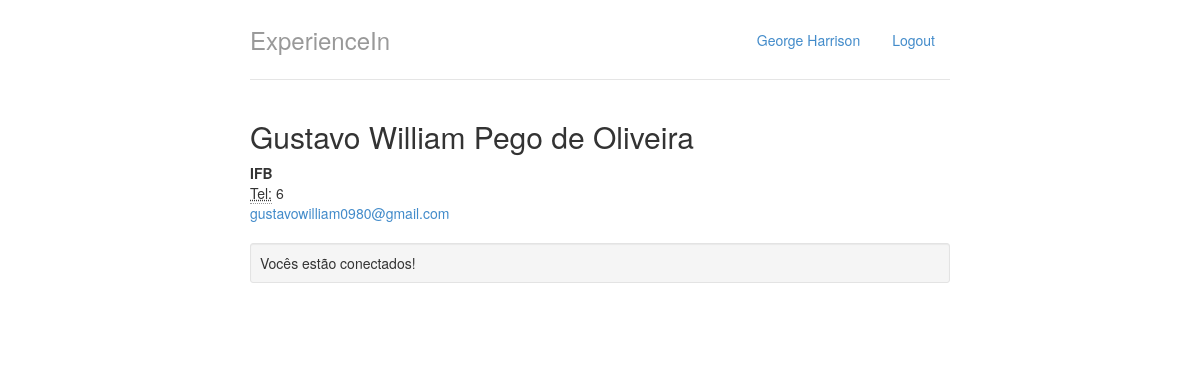
The page /perfis/1 (signed in) on the database its author committed.
### perfis/models.py (models this page shows, shortened)
class Perfil(models.Model):
    nome = models.CharField(max_length=255, null=False)
    telefone = models.CharField(max_length=15, null=False)
    nome_empresa = models.CharField(max_length=255, null=False)
    contatos = models.ManyToManyField('self')
    usuario = models.OneToOneField(User, on_delete=models.CASCADE, related_name="perfil")
    @property
    def email(self):
        return self.usuario.email

### perfis/views.py (the view)
# urls.py: path('perfis/<int:id>', views.exibir, name='exibir'),
@login_required
def exibir(request, id):
    perfil = Perfil.objects.get(id=id)
    perfil_logado = get_perfil_logado(request)
    ja_e_contato = perfil in perfil_logado.contatos.all()
    return render(request, 'perfil.html', {'perfil' : perfil, 'perfil_logado' : get_perfil_logado(request), 'ja_e_contato' : ja_e_contato})

### perfis/views.py (called while the page is built)
@login_required
def get_perfil_logado(request):
   return request.user.perfil

### perfis/templates/perfil.html
{% extends "base.html" %}
{% block body %}
<div class="row">
    <div class="col-lg-12">
        <h2 style="margin-top:0">{{perfil.nome}}</h2>
        <address>
          <strong>{{perfil.nome_empresa}}</strong><br>
          <abbr title="Telefone">Tel:</abbr> {{perfil.telefone}}<br>
          <a href="mailto:{{perfil.email}}">{{perfil.email}}</a>
        </address>
        {% if ja_e_contato %}
        <div class="well well-sm">Vocês estão conectados!</div>
    {% else %}
        <a href="{% url 'convidar' perfil.id %}" class="btn btn-success" role="button">convidar</a>
    {% endif %}
    </div>
</div>
{% endblock %}

### perfis/templates/base.html (shortened to what this page needs)
{% load staticfiles %}
<!DOCTYPE html>
<html lang="pt">
  <head>
    <link href="{% static 'styles/bootstrap.css' %}" rel="stylesheet">
    <link href="{% static 'styles/main.css' %}" rel="stylesheet">
  </head>
  <body>
    <div class="container">
      <div class="header">
        <ul class="nav nav-pills pull-right">
          <li class=""><a href="{% url 'index' %}">{{perfil_logado.nome}}</a></li>
          <li class=""><a href="/logout/">Logout</a></li>
        </ul>
        <h3 class="text-muted">ExperienceIn</h3>
      </div>
      <div class="row content">
         {% block body %}
         {% endblock %}
      </div>
    </div>
  </body>
</html>

### perfis/static/styles/main.css (style rules this page uses)
body { padding-top: 20px; padding-bottom: 20px; }
.header, .content, .footer { padding-left: 15px; padding-right: 15px; }
.header { border-bottom: 1px solid #e5e5e5; }
.header h3 { margin-top: 0; margin-bottom: 0; line-height: 40px; padding-bottom: 19px; }
@media (min-width: 768px) { .container { max-width: 730px; } }
.content { margin: 40px 0; }
@media screen and (min-width: 768px) { .header, .content, .footer { padding-left: 0; padding-right: 0; } }
@media screen and (min-width: 768px) { .header { margin-bottom: 30px; } }

### rows shown on the page
Perfil: nome "George Harrison"
Perfil: nome "Gustavo William Pego de Oliveira", nome_empresa "IFB", telefone "6", email "gustavowilliam0980@gmail.com"
